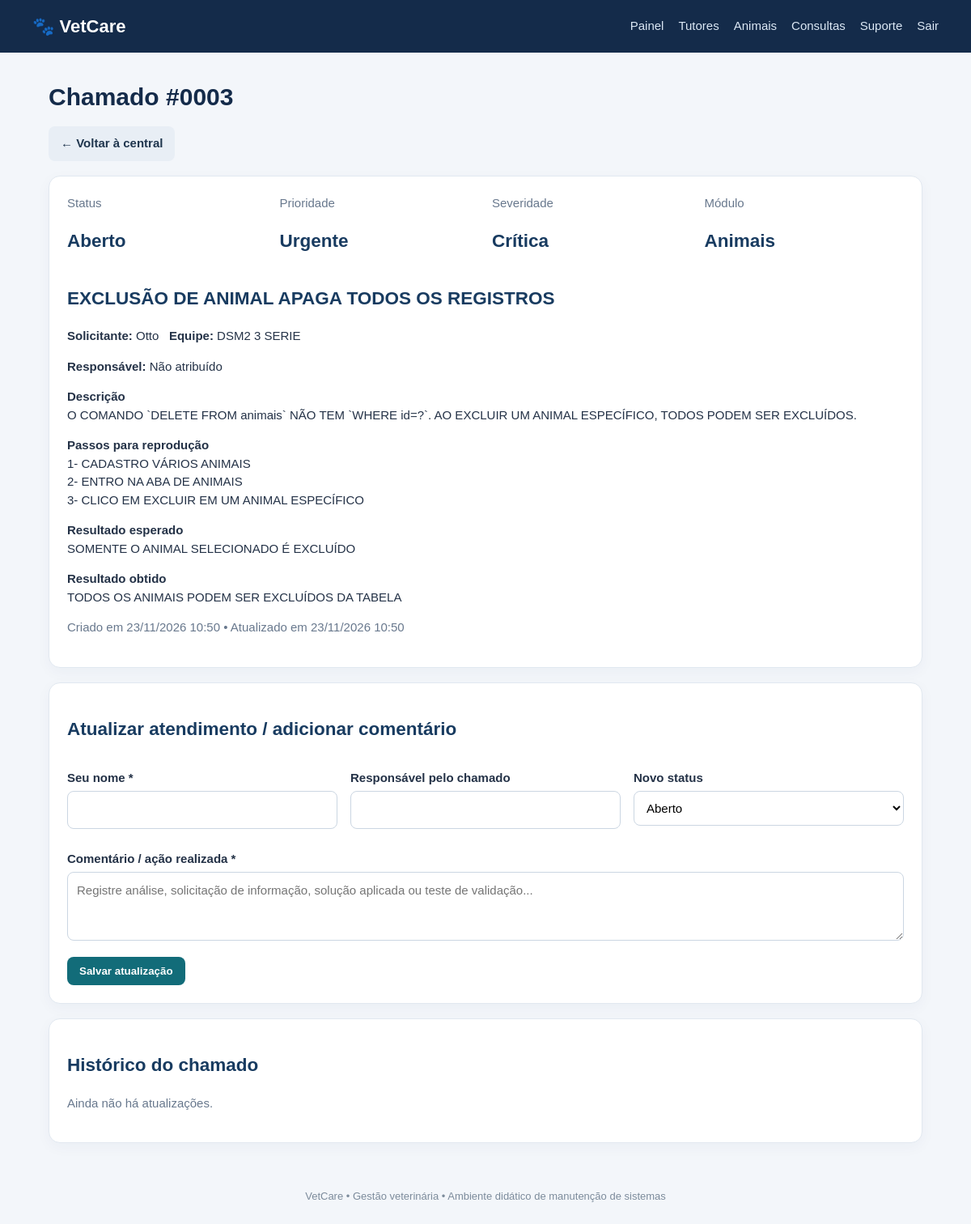
/chamados/ver.php?id=3 (signed in), run on the app's committed database.
### tables this page shows
CREATE TABLE chamados (
  id INT AUTO_INCREMENT PRIMARY KEY,
  titulo VARCHAR(160) NOT NULL,
  modulo VARCHAR(60) NOT NULL,
  solicitante VARCHAR(120) NOT NULL,
  equipe VARCHAR(100),
  descricao TEXT NOT NULL,
  passos TEXT NOT NULL,
  resultado_esperado TEXT NOT NULL,
  resultado_obtido TEXT NOT NULL,
  severidade ENUM('Baixa','Média','Alta','Crítica') NOT NULL DEFAULT 'Média',
  prioridade ENUM('Baixa','Média','Alta','Urgente') NOT NULL DEFAULT 'Média',
  status ENUM('Aberto','Em análise','Aguardando informações','Resolvido','Fechado') NOT NULL DEFAULT 'Aberto',
  responsavel VARCHAR(120),
  criado_em TIMESTAMP DEFAULT CURRENT_TIMESTAMP,
  atualizado_em TIMESTAMP DEFAULT CURRENT_TIMESTAMP ON UPDATE CURRENT_TIMESTAMP
);

### chamados/ver.php (the view, shortened to what this page needs)
<?php
require_once __DIR__.'/../config/database.php';require_once __DIR__.'/../config/auth.php';exigirLogin();
$id=(int)($_GET['id']??0);$s=$pdo->prepare("SELECT * FROM chamados WHERE id=?");$s->execute([$id]);$c=$s->fetch();
$h=$pdo->prepare("SELECT * FROM historico_chamados WHERE chamado_id=? ORDER BY criado_em DESC");$h->execute([$id]);$historico=$h->fetchAll();
include __DIR__.'/../includes/header.php';
?>
<h1>Chamado #<?=str_pad($id,4,'0',STR_PAD_LEFT)?></h1>
<div class="actions"><a class="btn secondary" href="index.php">← Voltar à central</a></div>
<section class="panel"><div class="grid"><div><span class="muted">Status</span><h2><?=htmlspecialchars($c['status'])?></h2></div><div><span class="muted">Prioridade</span><h2><?=htmlspecialchars($c['prioridade'])?></h2></div><div><span class="muted">Severidade</span><h2><?=htmlspecialchars($c['severidade'])?></h2></div><div><span class="muted">Módulo</span><h2><?=htmlspecialchars($c['modulo'])?></h2></div></div>
<h2><?=htmlspecialchars($c['titulo'])?></h2>
<p><b>Solicitante:</b> <?=htmlspecialchars($c['solicitante'])?> &nbsp; <b>Equipe:</b> <?=htmlspecialchars($c['equipe']?:'Não informada')?></p>
<p><b>Responsável:</b> <?=htmlspecialchars($c['responsavel']?:'Não atribuído')?></p>
<p><b>Descrição</b><br><?=nl2br(htmlspecialchars($c['descricao']))?></p>
<p><b>Passos para reprodução</b><br><?=nl2br(htmlspecialchars($c['passos']))?></p>
<p><b>Resultado esperado</b><br><?=nl2br(htmlspecialchars($c['resultado_esperado']))?></p>
<p><b>Resultado obtido</b><br><?=nl2br(htmlspecialchars($c['resultado_obtido']))?></p>
<p class="muted">Criado em <?=date('d/m/Y H:i',strtotime($c['criado_em']))?> • Atualizado em <?=date('d/m/Y H:i',strtotime($c['atualizado_em']))?></p>
</section>
<section class="panel"><h2>Atualizar atendimento / adicionar comentário</h2>
<form method="post"><div class="grid">
<div class="field"><label>Seu nome *</label><input name="autor" required></div>
<div class="field"><label>Responsável pelo chamado</label><input name="responsavel" value="<?=htmlspecialchars($c['responsavel']??'')?>"></div>
<div class="field"><label>Novo status</label><select name="status"><?php foreach(['Aberto','Em análise','Aguardando informações','Resolvido','Fechado'] as $v):?><option <?=$c['status']===$v?'selected':''?>><?=$v?></option><?php endforeach;?></select></div>
</div><div class="field"><label>Comentário / ação realizada *</label><textarea name="comentario" placeholder="Registre análise, solicitação de informação, solução aplicada ou teste de validação..." required></textarea></div><button>Salvar atualização</button></form>
</section>
<section class="panel"><h2>Histórico do chamado</h2>
<?php if(!$historico):?><p class="muted">Ainda não há atualizações.</p><?php endif;?>
</section>
<?php include __DIR__.'/../includes/footer.php';?>

### assets/style.css (style rules this page uses)
* { box-sizing:border-box }
body { margin:0;background:#f3f6fa;color:#243247;font:15px/1.5 Arial,sans-serif }
h1 { margin:0 0 8px;color:#142b4a }
h2 { color:#183b60 }
.muted { color:#68788d }
.panel,.stat,.login-box { background:white;border:1px solid #e1e8f0;border-radius:14px;padding:22px;box-shadow:0 5px 18px #203c5b0a;margin:18px 0 }
.grid { display:grid;grid-template-columns:repeat(auto-fit,minmax(210px,1fr));gap:16px }
.actions { display:flex;gap:8px;flex-wrap:wrap;margin:14px 0 }
.btn,button { display:inline-block;border:0;border-radius:8px;padding:10px 15px;background:#126c79;color:white;text-decoration:none;cursor:pointer;font-weight:700 }
.btn.secondary { background:#e8eef5;color:#20364e }
form .field { margin:13px 0 }
label { display:block;font-weight:700;margin-bottom:5px }
input,select,textarea { width:100%;padding:11px;border:1px solid #cbd6e2;border-radius:8px;font:inherit;background:#fff }
textarea { min-height:85px }

### data on the page
chamados: status "Aberto", prioridade "Urgente", severidade "Crítica", modulo "Animais", titulo "EXCLUSÃO DE ANIMAL APAGA TODOS OS REGISTROS", solicitante "Otto", equipe "DSM2 3 SERIE", responsavel "Não atribuído", descricao "O COMANDO `DELETE FROM animais` NÃO TEM `WHERE id=?`. AO EXCLUIR UM ANIMAL ESPECÍFICO, TODOS PODEM SER EXCLUÍDOS.", passos "1- CADASTRO VÁRIOS ANIMAIS 2- ENTRO NA ABA DE ANIMAIS 3- CLICO EM EXCLUIR EM UM ANIMAL ESPECÍFICO", resultado_esperado "SOMENTE O ANIMAL SELECIONADO É EXCLUÍDO", resultado_obtido "TODOS OS ANIMAIS PODEM SER EXCLUÍDOS DA TABELA", criado_em "23/11/2026 10:50", atualizado_em "23/11/2026 10:50"

### other printed values
str_pad($id,4,'0',STR_PAD_LEFT) "0003"
